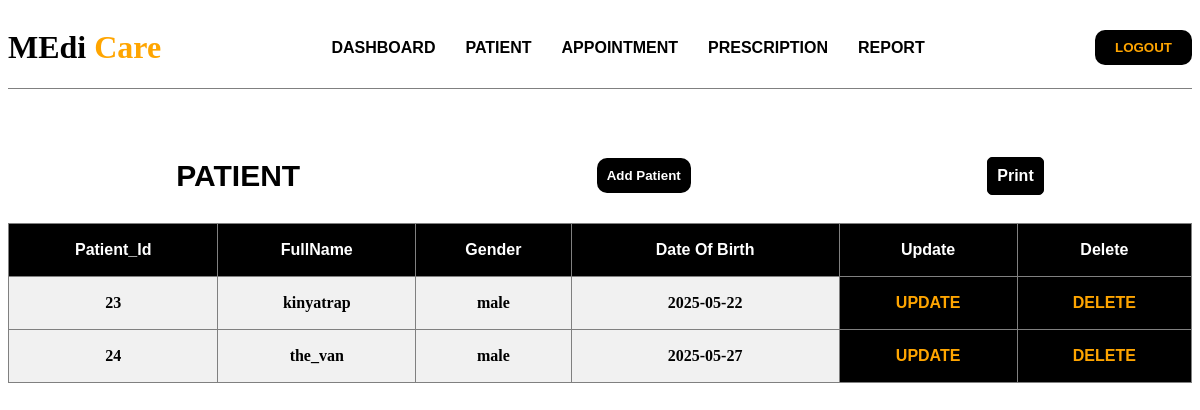
/patient.php (signed in), run on the app's committed database.
### tables this page shows
CREATE TABLE `patient` (
  `PatientId` int(11) NOT NULL,
  `FullName` varchar(222) NOT NULL,
  `Gender` varchar(222) NOT NULL,
  `DateOfBirth` date NOT NULL
);

### patient.php (the view, shortened to what this page needs)
<!DOCTYPE html>
<html lang="en">
<head>
    <link rel="stylesheet" href="main.css">
</head>
<body>
    <?php
    include "header.php";
    ?>
    <div class="new_patient">
        <h3>PATIENT</h3>
        <button>
            <a href="patient_add.php">add patient</a>
        </button>
        <a style="color: white; border: 1px solid black; padding: 9px; background: #000; border-radius: 5px;" href="" onclick="print()">print</a>
    </div>
    <table border="1">
        <tr>
            <td class="head">Patient_Id</td>
            <td class="head">FullName</td>
            <td class="head">Gender</td>
            <td class="head">Date Of Birth</td>
            <td class="head">Update</td>
            <td class="head">Delete</td>
        </tr>
        <?php
        $patient = mysqli_query($conn, "SELECT * FROM patient");
        while ($row = mysqli_fetch_assoc($patient)) {
        ?>
            <tr>
                <td class="head2"><?php echo $row['PatientId'] ?></td>
                <td class="head2"><?php echo $row['FullName'] ?></td>
                <td class="head2"><?php echo $row['Gender'] ?></td>
                <td class="head2"><?php echo $row['DateOfBirth'] ?></td>
                <td class="head"><a onclick="return confirm('are you sure update patient ?')" href="patient_update.php?id=<?php echo $row['PatientId'] ?>">update</a></td>
                <td class="head"><a onclick="return confirm('are you sure delete this Patient ?')" href="patient_delete.php?id=<?php echo $row['PatientId'] ?>">delete</a></td>
            </tr>
        <?php } ?>
    </table>
</body>
</html>

### main.css (style rules this page uses)
table { width: 100%; border-collapse: collapse; }
.new_patient { display: flex; align-items: center; justify-content: space-around; }
.new_patient button { background: #000; border: none; padding: 10px; border-radius: 10px; }
.new_patient a { color: white; font-weight: bold; }
.new_patient h3 { font-size: 30px; }
.head { background: #000; color: white; text-align: center; font-family: sans-serif; font-weight: bold; height: 50px; }
.head2 { height: 50px; text-align: center; font-size: 16px; font-weight: bold; background: #f1f1f1; }
.head { background: #000; }
.head a { color: orange; text-transform: uppercase; }
a { text-decoration: none; text-transform: capitalize; font-family: sans-serif; }
div h3 { font-family: sans-serif; font-size: 20px; margin-left: 20px; text-transform: uppercase; }

### data on the page
patient: PatientId "23", FullName "kinyatrap", Gender "male", DateOfBirth "2025-05-22"
patient: PatientId "24", FullName "the_van", Gender "male", DateOfBirth "2025-05-27"
